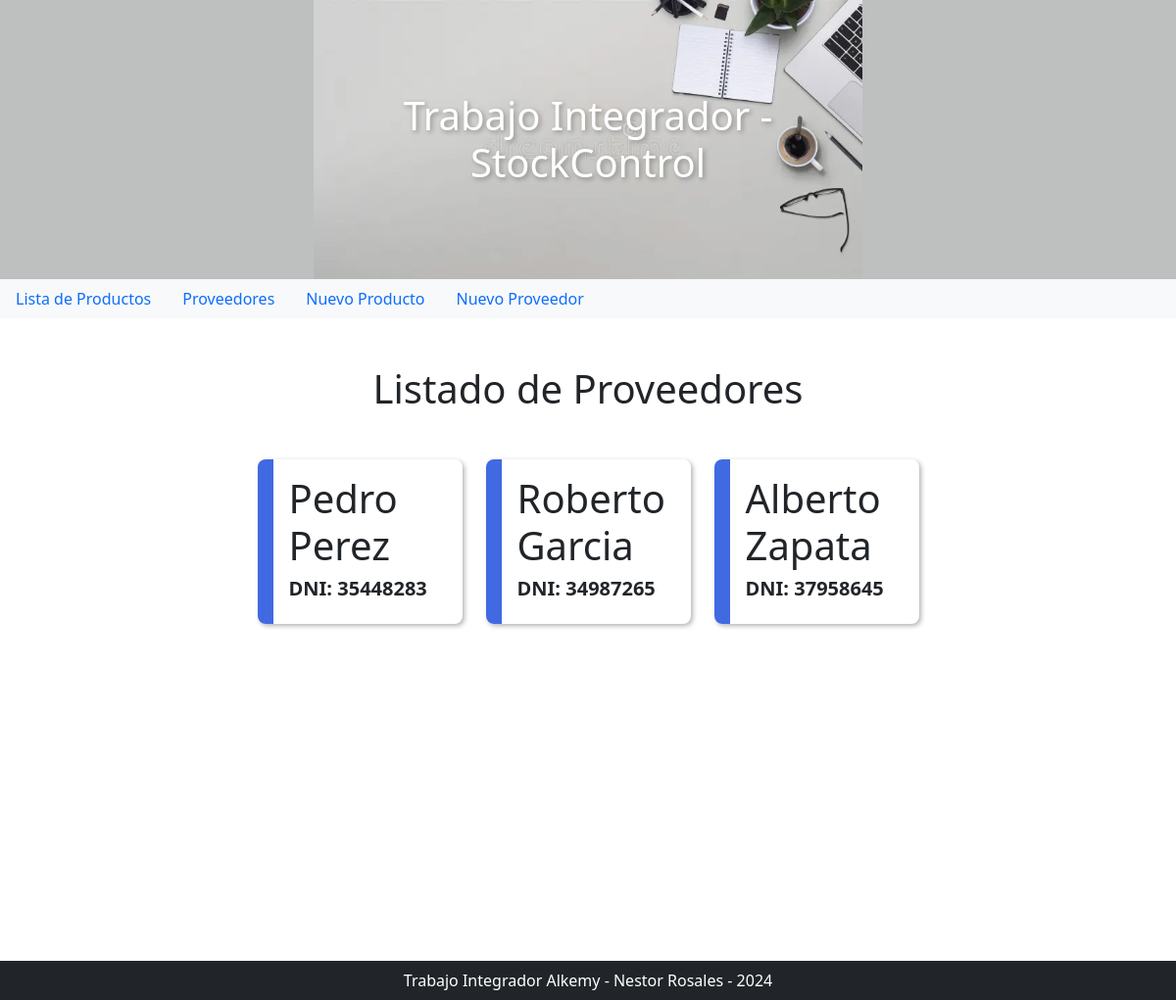
Page /proveedores/ on the earlier database version.
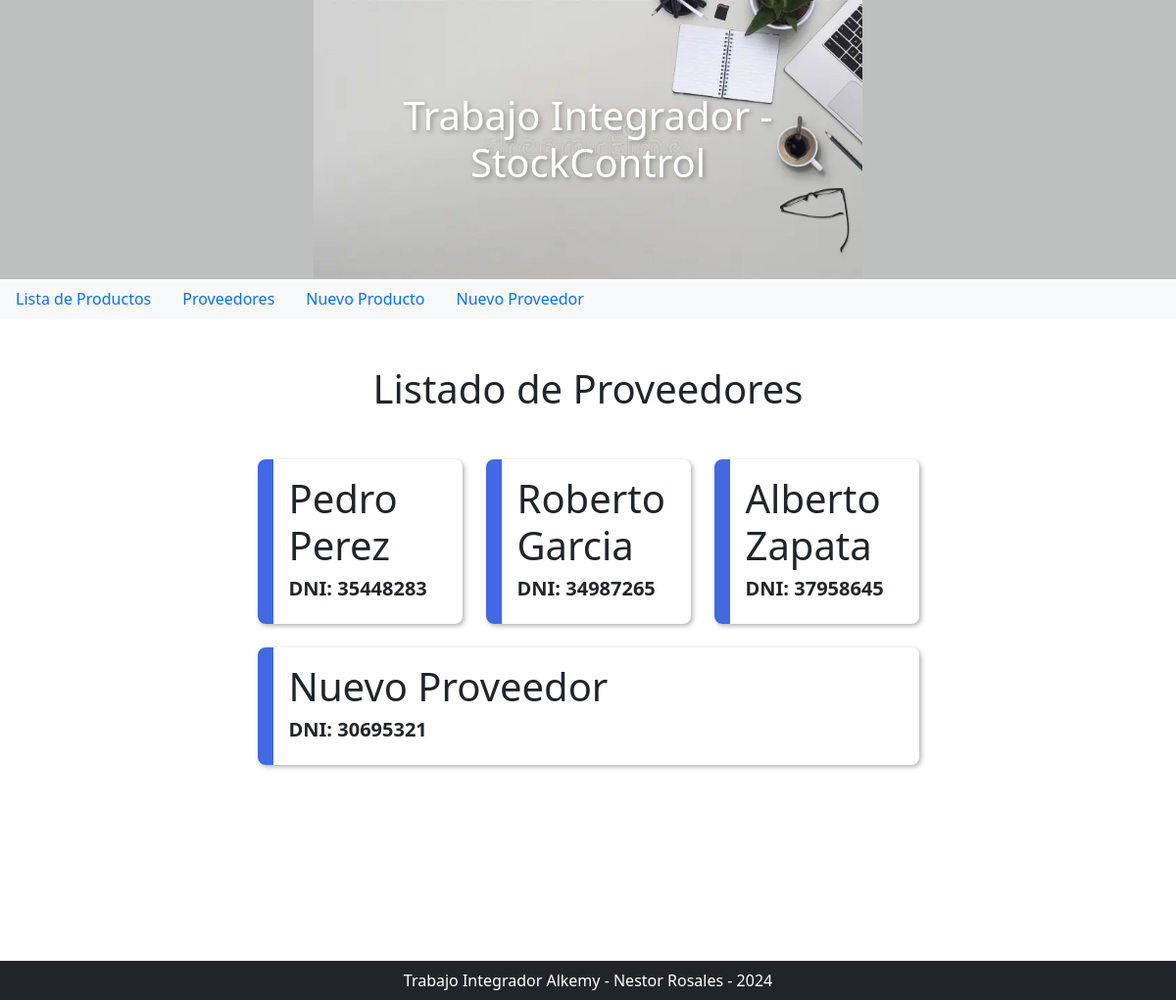
Same page on the later database version.
### compra/models.py (models this page shows, shortened)
class Proveedor(models.Model):
    nombre = models.CharField(max_length=100)
    apellido = models.CharField(max_length=100)
    dni = models.IntegerField()

### compra/views.py (the view)
# urls.py: path("proveedores/", lista_proveedores, name="lista_proveedores"),
def lista_proveedores(request):
    proveedores = Proveedor.objects.all()
    return render(request, "lista_proveedores.html", {"proveedores": proveedores})

### compra/templates/lista_proveedores.html
{% extends "base/base.html" %} {% block content %}
<h1 class="text-center my-5">Listado de Proveedores</h1>
<div class="row w-75 mx-auto gap-4 mb-5">
	{% if proveedores %} {% for proveedor in proveedores %}
	<div class="col p-3 proveedor">
		<h1>{{proveedor.nombre}} {{proveedor.apellido}}</h1>
		<h5 class="fw-bold">DNI: {{proveedor.dni}}</h5>
	</div>
	{% endfor %} {% endif %}
</div>
{% endblock %}

Differences in the rows shown:
added Proveedor: nombre "Nuevo", apellido "Proveedor", dni "30695321"
